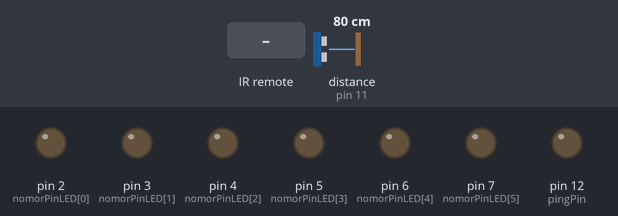
Bench run of a sketch on a simulated Arduino Uno, built with avr-gcc and run on an emulated ATmega328P. Shown: output pins drawn as LEDs (lit = HIGH). Inputs (shaded band) come from the test bench; at power-on: distance to the obstacle (sensor on pin 11) 80 cm. The echo pulse lasts 58.3 µs per cm; pins used as bus, display or sensor lines are not drawn; what the sketch prints to the serial monitor is not drawn.

Above: at 1.3 s.
1.4 s: infrared code 0x5E received
At 1.61 s:
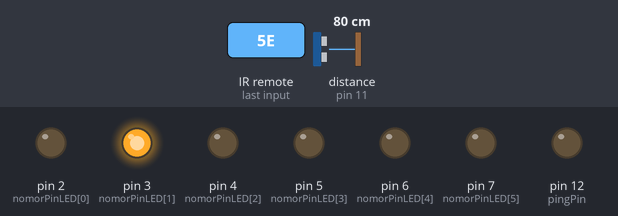
At 2.01 s:
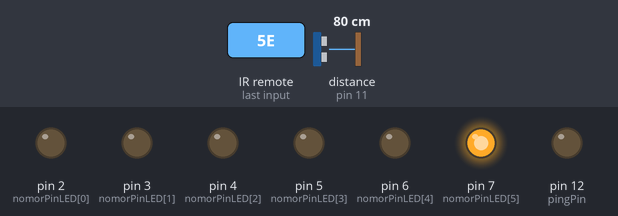
4.4 s: infrared code 0x18 received
Timing chart, 0 to 7.4 s (numbered marks = the images above; inputs shaded):
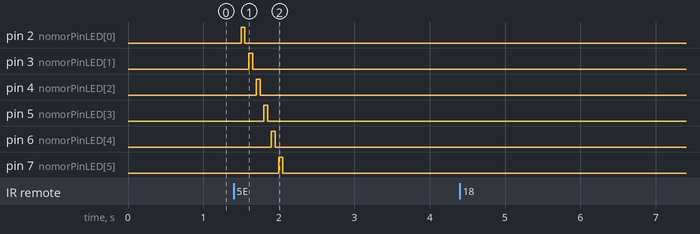

The sketch:

ALL_in_One.ino
```cpp
#include <IRremote.h>

#define sensorPin A0
const int pingPin = 12;
const int echoPin = 11;
byte nomorPinLED[] = {2,3,4,5,6,7};

void setup() {
  Serial.begin(9600);
  IrReceiver.begin(10,false);
  for(int x=0; x<7; x++){
  pinMode(nomorPinLED[x], OUTPUT);
  }
}


void loop() {
  int input;
  if (IrReceiver.decode()) {
    input = IrReceiver.decodedIRData.command;
    switch(input){
      case 12:
        Temperature();
        break;

      case 24:
        Distance();
        break;

      case 94:
        LED();
        Serial.println("LED is ON");
        break;

      default:
        Serial.println("Error! operator is not correct");
    }
//    Serial.println(input);
    IrReceiver.resume();
//  Serial.println(IrReceiver.decodedIRData.command);
  }
  delay(500);

}


void Temperature(){
  int reading = analogRead(sensorPin);

  // Convert the reading into voltage:
  //Convert digital data into analog by multiplying by 5000 and dividing by 1024
  float voltage = reading * (5000 / 1024.0);
  // Convert the voltage into the temperature in degree Celsius:
  float temperatureC = voltage / 10;
  float temperatureF=(temperatureC*1.8)+32; // Converting to Fahrenheit

  // Print the temperature in Celsius into the Serial Monitor:
  Serial.print("Temperature in Celsius    = ");
  Serial.print(temperatureC);
  Serial.print(" \xC2\xB0"); // shows degree symbol
  Serial.println("C");

  // Print the temperature in Celsius into the Serial Monitor:
  Serial.print("Temperature in Fahrenheit = ");
  Serial.print(temperatureF);
  Serial.print(" \xC2\xB0"); // shows degree symbol
  Serial.println("F");

  Serial.print("\n");
}

void LED(){
  for (int x=0 ; x<7 ; x++){
    digitalWrite(nomorPinLED[x], HIGH);
    delay(50);
    digitalWrite(nomorPinLED[x], LOW);
    delay(50);
  }
}

void Distance(){
  long duration, inches, cm;
   pinMode(pingPin, OUTPUT);
   digitalWrite(pingPin, LOW);
   delayMicroseconds(2);
   digitalWrite(pingPin, HIGH);
   delayMicroseconds(10);
   digitalWrite(pingPin, LOW);
   pinMode(echoPin, INPUT);
   duration = pulseIn(echoPin, HIGH);
   inches = microsecondsToInches(duration);
   cm = microsecondsToCentimeters(duration);
   Serial.print(inches);
   Serial.print(" in || ");
   Serial.print(cm);
   Serial.print(" cm");
   Serial.println();
}

long microsecondsToInches(long microseconds) {
   return microseconds / 74 / 2;
}

long microsecondsToCentimeters(long microseconds) {
   return microseconds / 29 / 2;
}
```

Measured:
- after the input at 1.4 s, pin 2 (nomorPinLED[0]): LOW → HIGH after 0.10 s, → LOW 0.05 s later; pin 3 (nomorPinLED[1]): LOW → HIGH after 0.20 s, → LOW 0.05 s later
